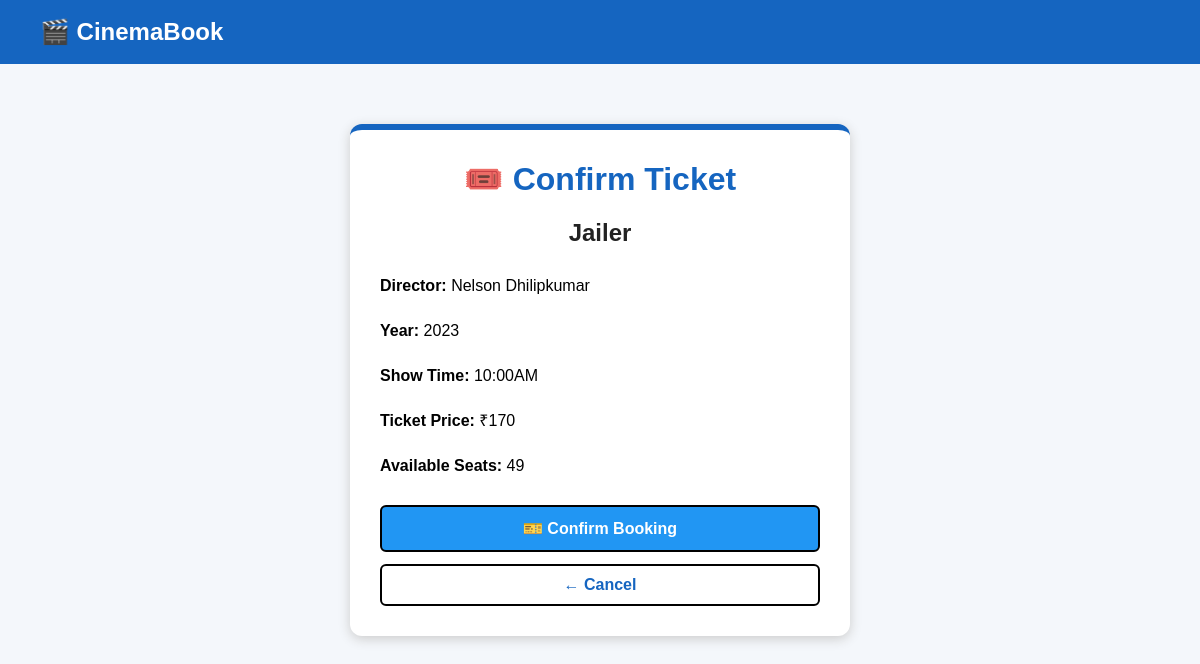
/book/2/, run on the app's committed database.
### cinema/models.py (models this page shows, shortened)
class Movie(models.Model):
    name = models.CharField(max_length=100)
    director = models.CharField(max_length=100)
    year = models.IntegerField()
    show_time = models.CharField(max_length=20)
    ticket_price = models.IntegerField()
    available_seats = models.IntegerField(default=50)

### cinema/views.py (the view)
# urls.py: path('book/<int:id>/', book_ticket, name='book_ticket'),
def book_ticket(request, id):
    movie = Movie.objects.get(id=id)
    return render(request, 'confirm_ticket.html', {'movie': movie})

### cinema/templates/confirm_ticket.html (shortened to what this page needs)
<!DOCTYPE html>
<html>
<head>
</head>
<body>
<div class="navbar">
    🎬 CinemaBook
</div>
<div class="container">
    <div class="ticket">
        <h1>🎟️ Confirm Ticket</h1>
        <h2>{{ movie.name }}</h2>
        <div class="details">
            <p><strong>Director:</strong> {{ movie.director }}</p>
            <p><strong>Year:</strong> {{ movie.year }}</p>
            <p><strong>Show Time:</strong> {{ movie.show_time }}</p>
            <p><strong>Ticket Price:</strong> ₹{{ movie.ticket_price }}</p>
            <p><strong>Available Seats:</strong>
                {{ movie.available_seats }}
            </p>
        </div>
        {% if movie.available_seats > 0 %}
        <form method="POST" action="{% url 'confirm_booking' movie.id %}">
            <button type="submit" class="confirm-button">
                🎫 Confirm Booking
            </button>
        </form>
        {% else %}
        <p style="text-align:center;">
            ❌ Sorry, this movie is fully booked.
        </p>
        {% endif %}
        <a href="{% url 'home' %}" class="cancel-button">
            ← Cancel
        </a>
    </div>
</div>
</body>
</html>

### cinema/templates/confirm_ticket.html (style rules this page uses)
body { margin: 0; font-family: Arial, sans-serif; background: #f4f7fb; }
.navbar { background: #1565c0; color: white; padding: 18px 40px; font-size: 24px; font-weight: bold; }
.container { width: 500px; max-width: 90%; margin: 60px auto; }
.ticket { background: white; padding: 30px; border-radius: 12px; box-shadow: 0 3px 12px #ccc; border-top: 6px solid #1565c0; }
.ticket h1 { text-align: center; color: #1565c0; margin-top: 0; }
.ticket h2 { text-align: center; color: #222; }
.details { margin-top: 25px; line-height: 1.8; font-size: 16px; }
.confirm-button { display: block; width: 100%; margin-top: 25px; padding: 12px; background: #2196f3; color: white; border: 2px solid black; border-radius: 6px; font-size: 16px; font-weight: bold; cursor: pointer; }
.cancel-button { display: block; text-align: center; margin-top: 12px; padding: 10px; background: white; color: #1565c0; border: 2px solid black; border-radius: 6px; text-decoration: none; font-weight: bold; }

### data on the page
Movie: name "Jailer", director "Nelson Dhilipkumar", year "2023", show_time "10:00AM", ticket_price "170", available_seats "49"
